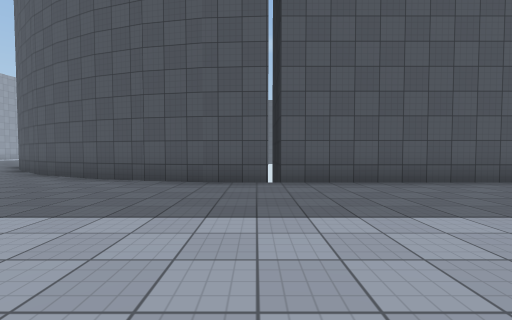
view 1 (above)

24 first-person views from a walk through a 3-D level made in the Unity game engine. The camera is 1.3 m above the floor, tilts 2° down and sees 90° across. The floor is counted in squares, 2 m on a side. Each view is taken from the middle of a square. On the plan, view 1 faces up. The plan holds only what a view shows up to about 9 squares ahead; the rest is blank. The place goes on beyond the plan. The player is left out. Surface patterns are stand-ins for the level's own textures.

view 2
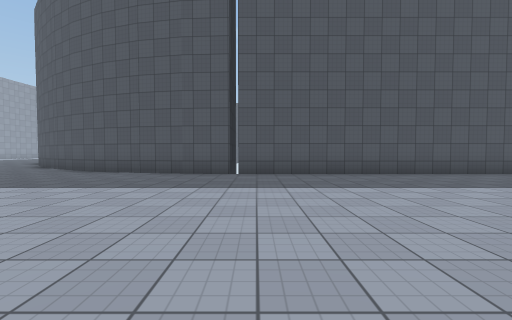

view 3
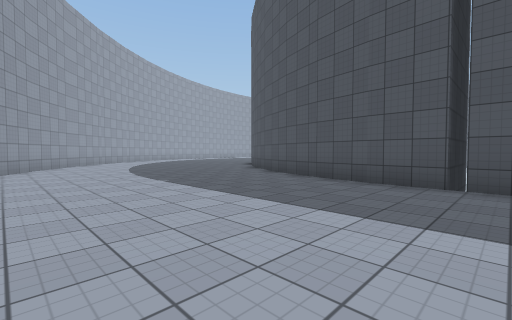

view 4
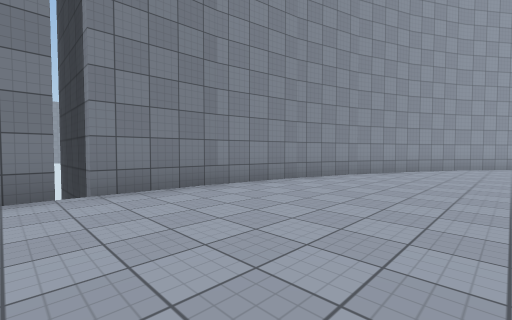

view 5
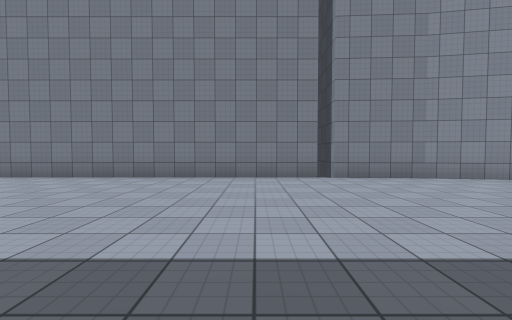

view 6
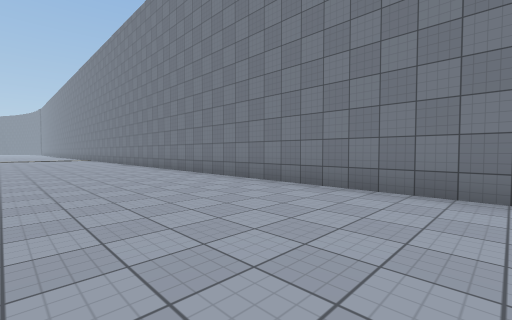

view 7
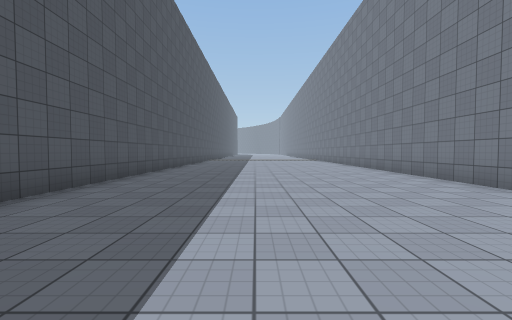

view 8
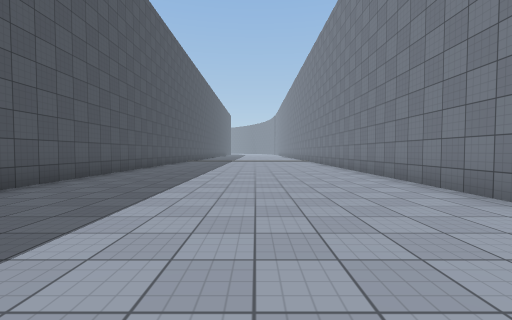

view 9
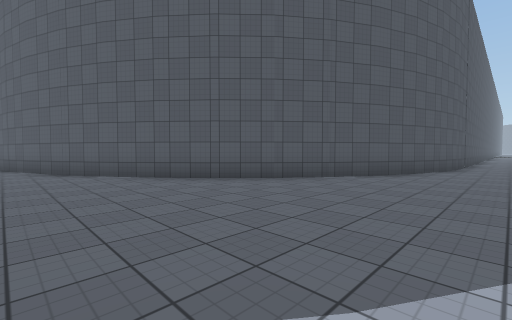

view 10
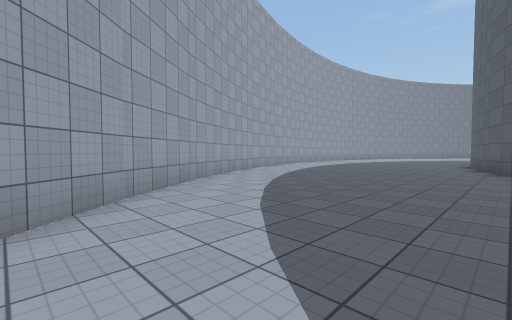

view 11
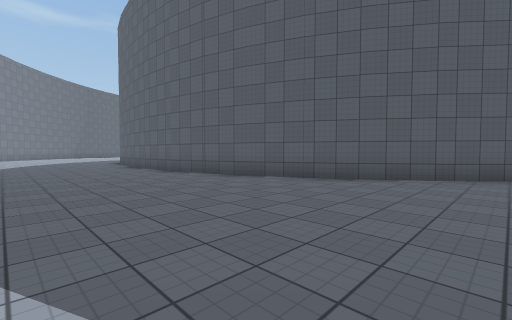

view 12
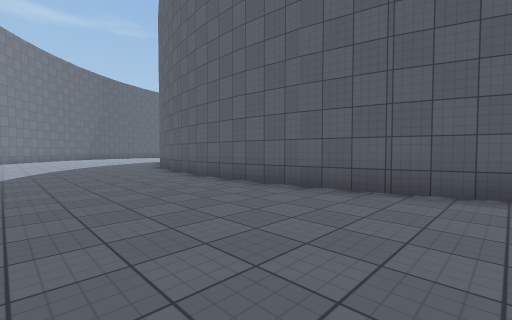

view 13
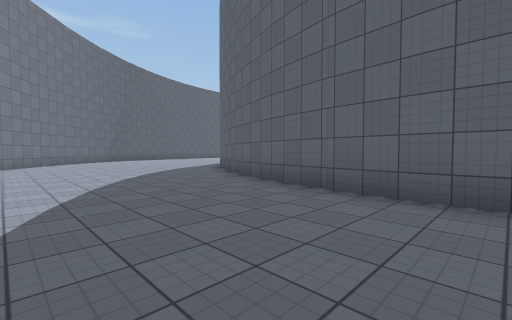

view 14
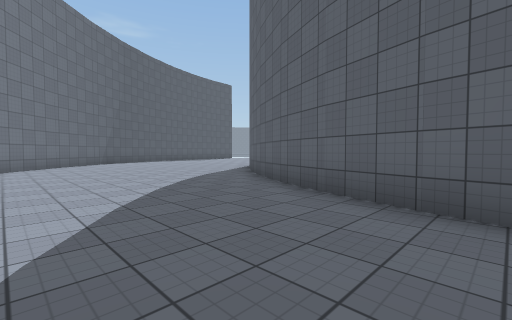

view 15
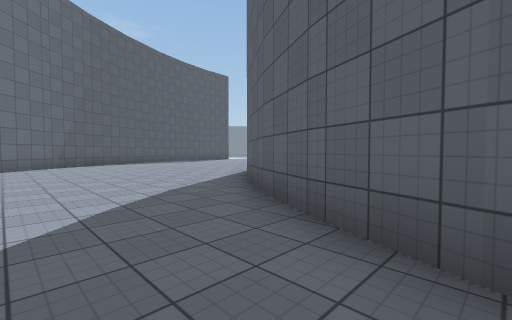

view 16
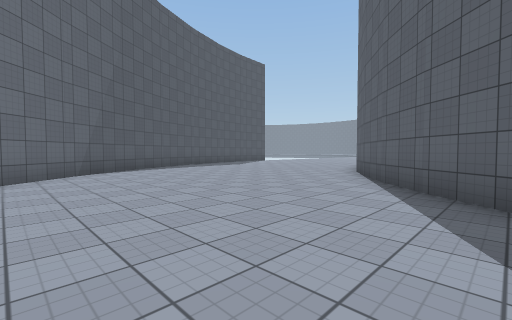

view 17
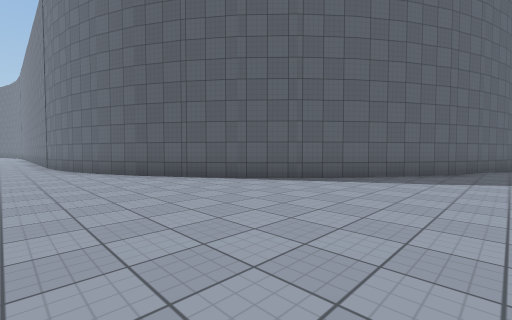

view 18
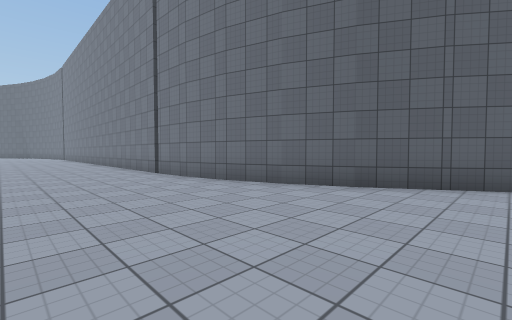

view 19
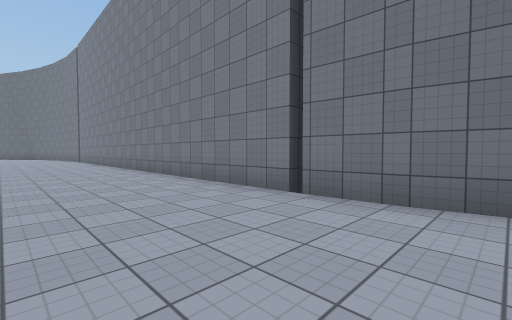

view 20
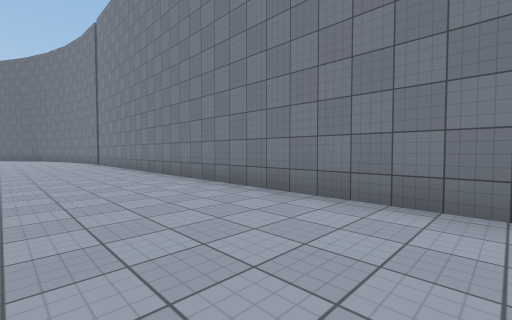

view 21
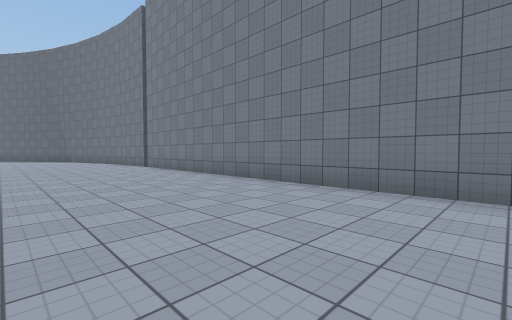

view 22
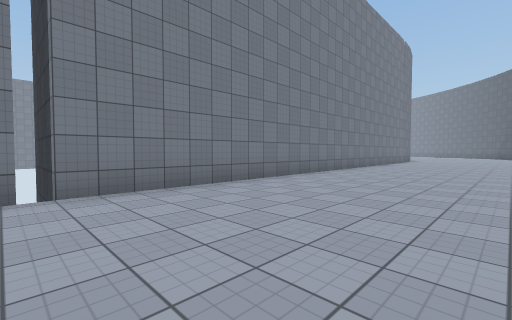

view 23
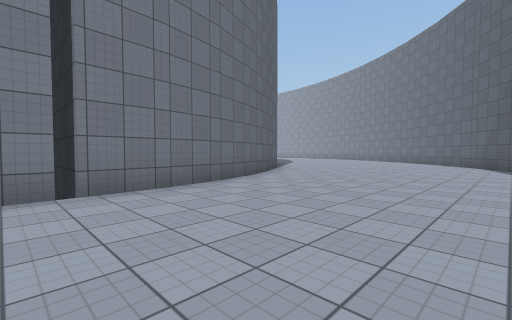

view 24
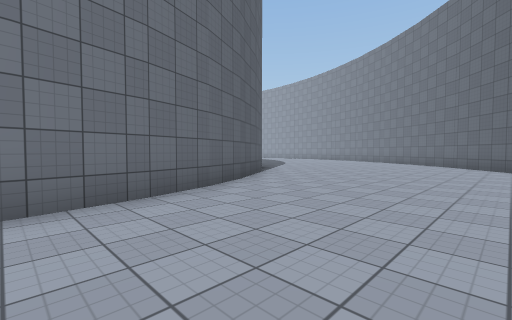

### Floor plan
Points are (right, up) in squares from view 1. A wall is a line through its corners. A room is listed if a view was taken in it or the views show most of it. See-through windows are left out.
Room 1 (views 1, 2, 3, 4, 5, 6, 7, 8, 9, 10, 11, 12, 13, 14, 15, 16, 17, 18, 19, 20, 21, 22, 23, 24)
walls: (-11.4, 13.9) (-11.8, 15.3) (-12.1, 16.9); (-12.1, 16.8) (-12.2, 18.3); (-10.8, 12.5) (-11.4, 14); (-12.2, 18.2) (-12.2, 19.8); (-10.1, 11.3) (-10.8, 12.6); (-12.3, 19.7) (-12.1, 21.3); (-9.2, 10) (-10.2, 11.4); (-12.1, 21.1) (-11.8, 22.7) (-11.3, 24.2); (-8.3, 9) (-9.3, 10.1); (-7.3, 8) (-8.4, 9); (-16.5, 7.7) (-16.2, 7); (-16.2, 7.1) (-14.9, 5.3); (-11.4, 24.1) (-10.8, 25.6); (-15, 5.3) (-13.8, 3.9); (-10.9, 25.3) (-10.1, 26.8); (-4.9, 6.5) (-6.2, 7.2) (-7.4, 8.1); (-10.2, 26.6) (-9.2, 28); (-3.6, 5.9) (-5, 6.5); (-11.7, 2) (-10, 0.8); (-9.4, 27.8) (-8.3, 29); (-2.4, 5.6) (-3.8, 6); (-10.1, 0.9) (-8.2, -0.3) (-6.2, -1.1); (-8.4, 28.9) (-7.3, 30); (-1.1, 5.3) (-2.5, 5.6); (-7.4, 29.9) (-6.2, 30.8) (-4.9, 31.5); (-6.3, -1.1) (-4.1, -1.7); (-5.1, 31.5) (-3.7, 32.1); (-14.9, 32.7) (-16, 31.2); (-4.3, -1.7) (-2, -2.1); (-3.8, 32) (-2.4, 32.5); (-14, 33.8) (-15, 32.7); (-2.5, 32.4) (-1, 32.7); (-2.1, -2.3) (16, -2.3); (-1.1, 32.7) (15.5, 32.7); (-11.8, 36) (-13, 34.8); (0.2, -2.1) (0.2, -3.5); (0.2, 32.9) (0.2, 30.6); (-10, 37.2) (-11.9, 35.8); (-9.6, 37.4) (-10.1, 37.2); (16, 5.2) (-1.1, 5.2)

Positions as (right, up) in squares from view 1, and headings:
1: (0, 0), facing up
2: (1, -2), facing up
3: (1, 0), facing up-left
4: (1, 2), facing down-left
5: (2, 4), facing down
6: (3, 2), facing down-right
7: (5, 2), facing right
8: (7, 1), facing right
9: (-12, 4), facing up-right
10: (-11, 4), facing up-left
11: (-16, 9), facing up-right
12: (-16, 14), facing up-right
13: (-16, 19), facing up-right
14: (-15, 22), facing up-right
15: (-13, 24), facing up-right
16: (-13, 28), facing up-right
17: (-12, 34), facing down-right
18: (-7, 36), facing down-right
19: (-2, 36), facing down-right
20: (2, 36), facing down-right
21: (5, 37), facing down-right
22: (16, 37), facing down-left
23: (1, 37), facing down-left
24: (-1, 36), facing down-left
